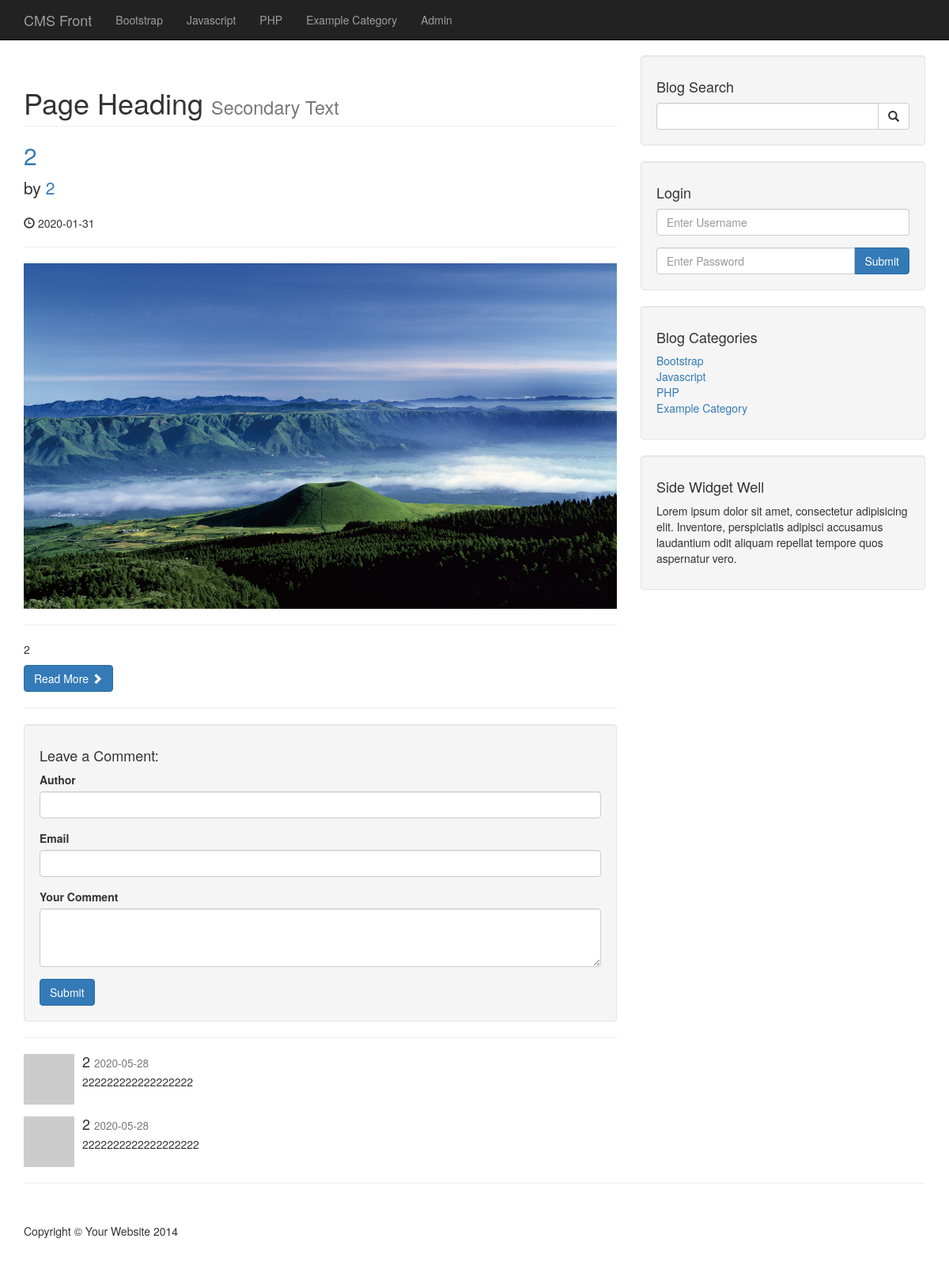
Page /post.php?p_id=13 on the committed database.
### tables this page shows
CREATE TABLE `categories` (
  `cat_id` int(3) NOT NULL,
  `cat_title` varchar(255) NOT NULL
);

CREATE TABLE `posts` (
  `post_id` int(3) NOT NULL,
  `post_category_id` int(3) NOT NULL,
  `post_title` varchar(255) NOT NULL,
  `post_author` varchar(255) NOT NULL,
  `post_date` date NOT NULL,
  `post_image` text NOT NULL,
  `post_content` text NOT NULL,
  `post_tags` varchar(255) NOT NULL,
  `post_comment_count` int(11) NOT NULL,
  `post_status` varchar(255) NOT NULL DEFAULT 'draft'
);

CREATE TABLE `comments` (
  `comment_id` int(3) NOT NULL,
  `comment_post_id` int(3) NOT NULL,
  `comment_author` varchar(255) NOT NULL,
  `comment_email` varchar(255) NOT NULL,
  `comment_content` text NOT NULL,
  `comment_status` varchar(255) NOT NULL,
  `comment_date` date NOT NULL
);

### post.php (the view, shortened to what this page needs)
<?php include "includes/header.php" ?>
<?php include "includes/db.php" ?>
<?php include "includes/navigation.php"?>
<div class="container">
    <div class="row">
        <div class="col-md-8">
            <?php
            if (isset($_GET['p_id'])){
                $the_post_id = $_GET['p_id'];
            }
            $query = "SELECT * FROM posts WHERE post_id = $the_post_id ";
            $select_all_posts_query = mysqli_query($connection,$query);
            while ($row = mysqli_fetch_assoc($select_all_posts_query)){
                $post_title = $row['post_title'];
                $post_author = $row['post_author'];
                $post_date = $row['post_date'];
                $post_image = $row['post_image'];
                $post_content = $row['post_content'];
                ?>
                <h1 class="page-header">
                    Page Heading
                    <small>Secondary Text</small>
                </h1>
                <h2>
                    <a href="#"><?php echo $post_title ?></a>
                </h2>
                <p class="lead">
                    by <a href="index.php"><?php echo $post_author ?></a>
                </p>
                <p><span class="glyphicon glyphicon-time"></span> <?php echo $post_date ?></p>
                <hr>
                <img class="img-responsive" src="images/<?php echo $post_image ?>" alt="">
                <hr>
                <p><?php echo $post_content ?></p>
                <a class="btn btn-primary" href="#">Read More <span class="glyphicon glyphicon-chevron-right"></span></a>
                <hr>
                <?php
            }
            ?>
            <div class="well">
                <h4>Leave a Comment:</h4>
                <form action="" method="post"  role="form">
                    <div class="form-group">
                        <label for="Author">Author</label>
                        <input type="text"  class="form-control" name="comment_author">
                    </div>
                    <div class="form-group">
                        <label for="Email">Email</label>
                        <input type="email"  class="form-control" name="comment_email">
                    </div>
                    <div class="form-group">
                        <label for="comment">Your Comment</label>
                        <textarea name="comment_content" class="form-control" rows="3"></textarea>
                    </div>
                    <button type="submit" name="create_comment" class="btn btn-primary">Submit</button>
                </form>
            </div>
            <hr>
            <?php
                 $query = "SELECT * FROM comments WHERE comment_post_id = {$the_post_id} ";
                 $query .= "AND comment_status = 'approved' ";
                 $query .= "ORDER BY comment_id DESC ";
                 $select_comment_query = mysqli_query($connection, $query);
                 while ($row = mysqli_fetch_array($select_comment_query)){
                     $comment_date = $row['comment_date'];
                     $comment_content = $row['comment_content'];
                     $comment_author = $row['comment_author'];
                        ?>
                    <div class="media">
                        <a class="pull-left" href="#">
                            <img class="media-object" src="http://placehold.it/64x64" alt="">
                        </a>
                        <div class="media-body">
                            <h4 class="media-heading"><?php echo $comment_author; ?>
                                <small><?php echo $comment_date; ?></small>
                            </h4>
                            <?php echo $comment_content; ?>
                        </div>
                    </div>
            <?php } ?>
        </div>
        <?php include "includes/sidebar.php"?>
    </div>
    <hr>
    <?php include "includes/footer.php"?>

### includes/navigation.php (shortened to what this page needs)
<nav class="navbar navbar-inverse navbar-fixed-top" role="navigation">
    <div class="container">
        <div class="navbar-header">
            <a class="navbar-brand" href="index.php">CMS Front</a>
        </div>
        <div class="collapse navbar-collapse" id="bs-example-navbar-collapse-1">
            <ul class="nav navbar-nav">
                <?php
                $query = "SELECT * FROM categories";
                $select_all_categories_query = mysqli_query($connection, $query);
                while ($row = mysqli_fetch_assoc($select_all_categories_query)){
                    $cat_title = $row['cat_title'];
                    echo "<li><a href='#'>{$cat_title}</a></li>";
                }
                ?>
                <li>
                    <a href="admin/index.php">Admin</a>
                </li>
            </ul>
        </div>
    </div>
</nav>

### includes/sidebar.php
<div class="col-md-4">
    <div class="well">
        <h4>Blog Search</h4>
        <form action="search.php" method="post">
            <div class="input-group">
                <input name="search" type="text" class="form-control">
                <span class="input-group-btn">
                    <button name="submit" class="btn btn-default" type="submit">
                        <span class="glyphicon glyphicon-search"></span>
                    </button>
                </span>
            </div>
        </form>
    </div>
    <div class="well">
        <h4>Login</h4>
        <form action="includes/login.php" method="post">
            <div class="form-group">
                <input name="username" type="text" class="form-control" placeholder="Enter Username">
            </div>
            <div class="input-group">
                <input name="password" type="password" class="form-control" placeholder="Enter Password">
                <span class="input-group-btn">
                    <button class="btn btn-primary" name="login" type="submit">Submit</button>
                </span>
            </div>
        </form>
    </div>
    <div class="well">
        <?php
        $query = "SELECT * FROM categories";
        $select_all_categories_sidebar = mysqli_query($connection, $query);
        ?>
        <h4>Blog Categories</h4>
        <div class="row">
            <div class="col-lg-12">
                <ul class="list-unstyled">
                    <?php
                    while ($row =mysqli_fetch_assoc($select_all_categories_sidebar)){
                        $cat_title = $row['cat_title'];
                        $cat_id = $row['cat_id'];
                        echo "<li><a href='category.php?category=$cat_id'>{$cat_title}</a></li>";
                    }
                    ?>
                </ul>
            </div>
        </div>
    </div>
   <?php include "widget.php"  ?>
</div>

### css/blog-home.css (style rules this page uses)
body { padding-top: 70px; }

### rows in the picture
categories: cat_title "Bootstrap"
categories: cat_title "Javascript"
categories: cat_title "PHP"
categories: cat_title "Example Category"
posts: post_title "2", post_author "2", post_date "2020-01-31", post_image (picture), post_content "2"
comments: comment_author "2", comment_date "2020-05-28", comment_content "222222222222222222"
comments: comment_author "2", comment_date "2020-05-28", comment_content "2222222222222222222"
